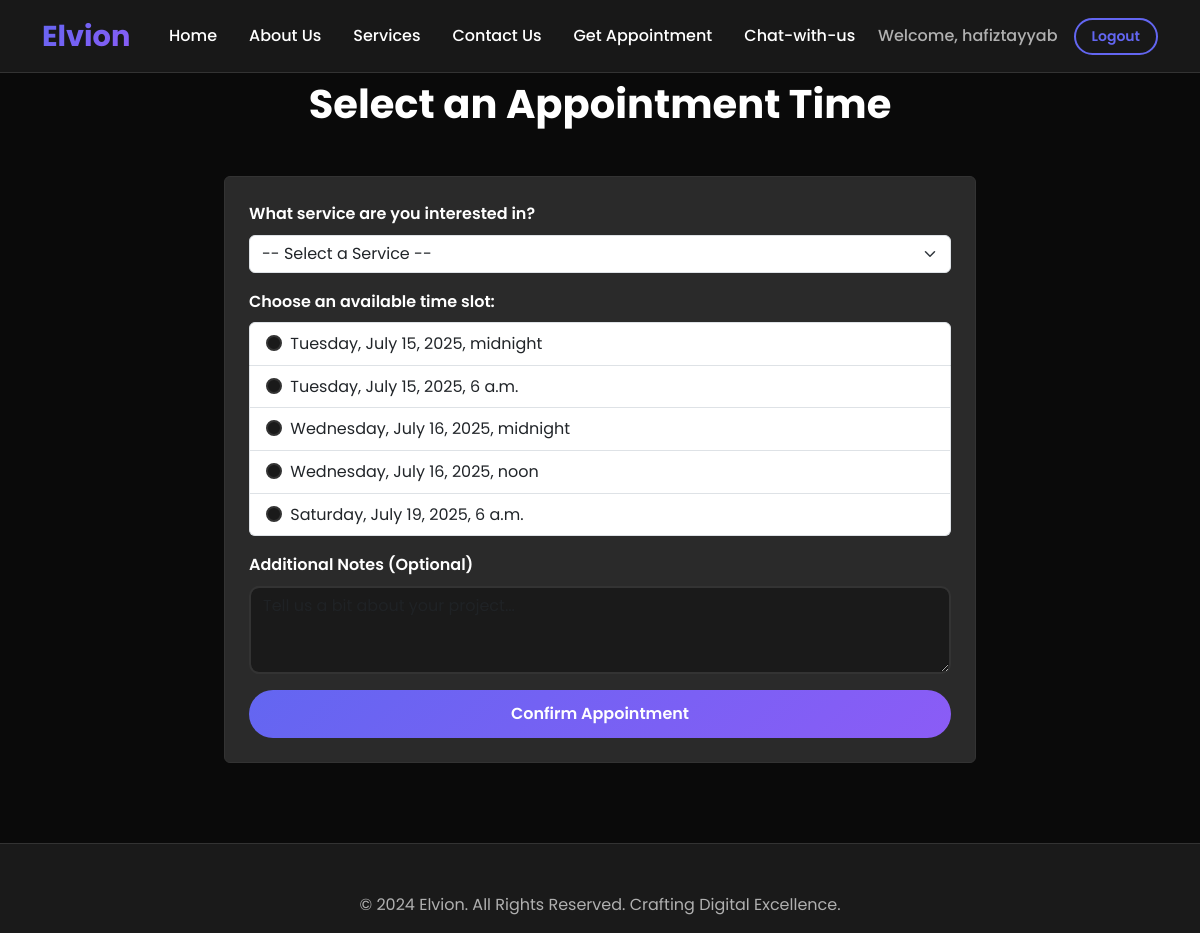
Page /appointments/book/ (signed in) on the committed database.
### appointments/models.py (models this page shows, shortened)
class TimeSlot(models.Model):
    start_time = models.DateTimeField(unique=True)
    is_booked = models.BooleanField(default=False)
    class Meta:
        ordering = ['start_time']

### appointments/views.py (the view, shortened to what this page needs)
# urls.py: path('book/', views.book_appointment_view, name='book_appointment'),
@login_required
def book_appointment_view(request):
    available_slots = TimeSlot.objects.filter(is_booked=False, start_time__gte=timezone.now())
    context = {
        'available_slots': available_slots
    }
    return render(request, 'appointments/get_your_appointment.html', context)

### appointments/templates/appointments/get_your_appointment.html (shortened to what this page needs)
{% extends 'base.html' %}
{% load static %}
{% block content %}
<div class="container section">
    <div class="row justify-content-center">
        <div class="col-md-8">
            <h2 class="section-title">Select an Appointment Time</h2>
            {% if available_slots %}
            <form method="post">
                <div class="card p-4">
                    <div class="mb-3">
                        <label for="service_type" class="form-label">What service are you interested in?</label>
                        <select class="form-select" id="service_type" name="service_type" required>
                            <option value="" selected disabled>-- Select a Service --</option>
                        </select>
                    </div>
                    <div class="mb-3">
                        <label class="form-label">Choose an available time slot:</label>
                        <div class="list-group">
                            {% for slot in available_slots %}
                            <label class="list-group-item">
                                <input class="form-check-input me-1" type="radio" name="time_slot" value="{{ slot.id }}" required>
                                {{ slot.start_time|date:"l, F j, Y, P" }}
                            </label>
                            {% endfor %}
                        </div>
                    </div>
                    <div class="mb-3">
                        <label for="notes" class="form-label">Additional Notes (Optional)</label>
                        <textarea class="form-control" name="notes" id="notes" rows="3" placeholder="Tell us a bit about your project..."></textarea>
                    </div>
                    <button type="submit" class="btn btn-primary w-100">Confirm Appointment</button>
                </div>
            </form>
            {% else %}
            <div class="alert alert-warning text-center">
                Sorry, there are no available appointments at this time. Please check back later.
            </div>
            {% endif %}
        </div>
    </div>
</div>
{% endblock %}

### templates/base.html (shortened to what this page needs)
{% load static %}
<!DOCTYPE html>
<html lang="en">
<head>
    <link href="https://cdn.jsdelivr.net/npm/bootstrap@5.3.3/dist/css/bootstrap.min.css" rel="stylesheet">
    <link rel="stylesheet" href="{% static 'css/style.css' %}">
    <link rel="stylesheet" href="https://cdnjs.cloudflare.com/ajax/libs/font-awesome/6.5.2/css/all.min.css">
    <link rel="stylesheet" href="https://cdnjs.cloudflare.com/ajax/libs/font-awesome/6.5.0/css/all.min.css">
    <link href="https://cdnjs.cloudflare.com/ajax/libs/aos/2.3.4/aos.css" rel="stylesheet">
</head>
<body>
    {% if not full_page %}
    <header>
        <nav class="navbar navbar-expand-lg fixed-top">
            <div class="container">
                <a class="navbar-brand" href="{% url 'home' %}">Elvion</a>
                <div class="collapse navbar-collapse" id="navbarNav">
                    <ul class="navbar-nav ms-auto">
                        <li class="nav-item"><a class="nav-link" href="{% url 'home' %}">Home</a></li>
                        <li class="nav-item"><a class="nav-link" href="{% url 'about_us' %}">About Us</a></li>
                        <li class="nav-item"><a class="nav-link" href="{% url 'services' %}">Services</a></li>
                        <li class="nav-item"><a class="nav-link" href="{% url 'contact_us' %}">Contact Us</a></li>
                        <li class="nav-item"><a class="nav-link" href="{% url 'get_appointment_page' %}">Get Appointment</a></li>
                        <li class="nav-item"><a class="nav-link" href="{% url 'chatbot' %}">Chat-with-us</a></li>
                    </ul>
                    <ul class="navbar-nav ms-auto">
                        {% if user.is_authenticated %}
                            <li class="nav-item d-flex align-items-center">
                                <span class="navbar-text me-3">Welcome, {{ user.username }}</span>
                                <form action="{% url 'logout' %}" method="post" class="d-inline">
                                    <button type="submit" class="btn btn-outline-primary btn-sm">Logout</button>
                                </form>
                            </li>
                        {% else %}
                            <li class="nav-item me-2"><a class="nav-link" href="{% url 'login' %}">Login</a></li>
                            <li class="nav-item"><a class="btn btn-primary" href="{% url 'signup' %}">Sign Up</a></li>
                        {% endif %}
                    </ul>
                </div>
            </div>
        </nav>
    </header>
    {% endif %}
    <main class="{% if not full_page %}{% else %}h-100{% endif %}">
        {% block content %}
        {% endblock %}
    </main>
    {% if not full_page %}
    <footer class="bg-dark text-white">
        <div class="container">
            <div class="footer-content">
                <p class="mb-0">© 2024 Elvion. All Rights Reserved. Crafting Digital Excellence.</p>
            </div>
        </div>
    </footer>
    {% endif %}
</body>
</html>

### static/css/style.css (style rules this page uses)
body { font-family: 'Poppins', sans-serif; }
.navbar-brand { font-size: 1.8rem; color: #0d6efd !important; }
.section { padding: 80px 0; }
.section-title { text-align: center; margin-bottom: 50px; font-weight: 600; }

### templates/base.html (style rules this page uses)
:root { --dark-bg: #0a0a0a; --dark-bg-secondary: #1a1a1a; --dark-bg-tertiary: #2a2a2a; --dark-text: #ffffff; --dark-text-secondary: #b0b0b0; --dark-text-muted: #808080; --dark-border: #333333; --primary-color: #6366f1; --secondary-color: #8b5cf6; --accent-color: #06b6d4; }
* { margin: 0; padding: 0; box-sizing: border-box; }
body { font-family: 'Poppins', sans-serif; line-height: 1.6; background-color: var(--dark-bg); color: var(--dark-text); overflow-x: hidden; }
.navbar { background: rgba(26, 26, 26, 0.95); backdrop-filter: blur(10px); border-bottom: 1px solid var(--dark-border); transition: all 0.3s ease; z-index: 1030; }
.navbar-brand { font-size: 1.8rem; font-weight: 700; background: linear-gradient(135deg, var(--primary-color), var(--secondary-color)); -webkit-background-clip: text; -webkit-text-fill-color: transparent; background-clip: text; text-decoration: none; }
.navbar-nav .nav-link { color: var(--dark-text) !important; font-weight: 500; margin: 0 0.5rem; transition: all 0.3s ease; position: relative; }
.navbar-nav .nav-link::after { content: ''; position: absolute; bottom: -5px; left: 0; width: 0; height: 2px; background: linear-gradient(135deg, var(--primary-color), var(--secondary-color)); transition: width 0.3s ease; }
.navbar-text { color: var(--dark-text-secondary) !important; font-weight: 500; }
.btn-primary { background: linear-gradient(135deg, var(--primary-color), var(--secondary-color)); border: none; padding: 12px 30px; border-radius: 50px; font-weight: 600; transition: all 0.3s ease; position: relative; overflow: hidden; }
.btn-outline-primary { border: 2px solid var(--primary-color); color: var(--primary-color); background: transparent; padding: 8px 20px; border-radius: 25px; font-weight: 600; transition: all 0.3s ease; }
.btn-sm { padding: 6px 16px; font-size: 0.875rem; }
.section { padding: 5rem 0; background-color: var(--dark-bg); }
.section-title { font-size: 2.5rem; font-weight: 700; text-align: center; margin-bottom: 3rem; color: var(--dark-text); }
footer { background: var(--dark-bg-secondary); color: var(--dark-text); padding: 3rem 0 1rem; border-top: 1px solid var(--dark-border); }
.footer-content { text-align: center; color: var(--dark-text-secondary); }
.text-white { color: var(--dark-text) !important; }
.bg-dark { background-color: var(--dark-bg-secondary) !important; }
html { scroll-behavior: smooth; }
.form-control { background-color: var(--dark-bg-secondary); border: 2px solid var(--dark-border); color: var(--dark-text); border-radius: 10px; }
.form-label { color: var(--dark-text); font-weight: 600; }
.form-check-input { background-color: var(--dark-bg-secondary); border: 2px solid var(--dark-border); }
.card { background-color: var(--dark-bg-tertiary); border: 1px solid var(--dark-border); color: var(--dark-text); }

### rows in the picture
TimeSlot: start_time "Tuesday, July 15, 2025, midnight"
TimeSlot: start_time "Tuesday, July 15, 2025, 6 a.m."
TimeSlot: start_time "Wednesday, July 16, 2025, midnight"
TimeSlot: start_time "Wednesday, July 16, 2025, noon"
TimeSlot: start_time "Saturday, July 19, 2025, 6 a.m."

### other values in the picture
{{ user.username }} "hafiztayyab"
